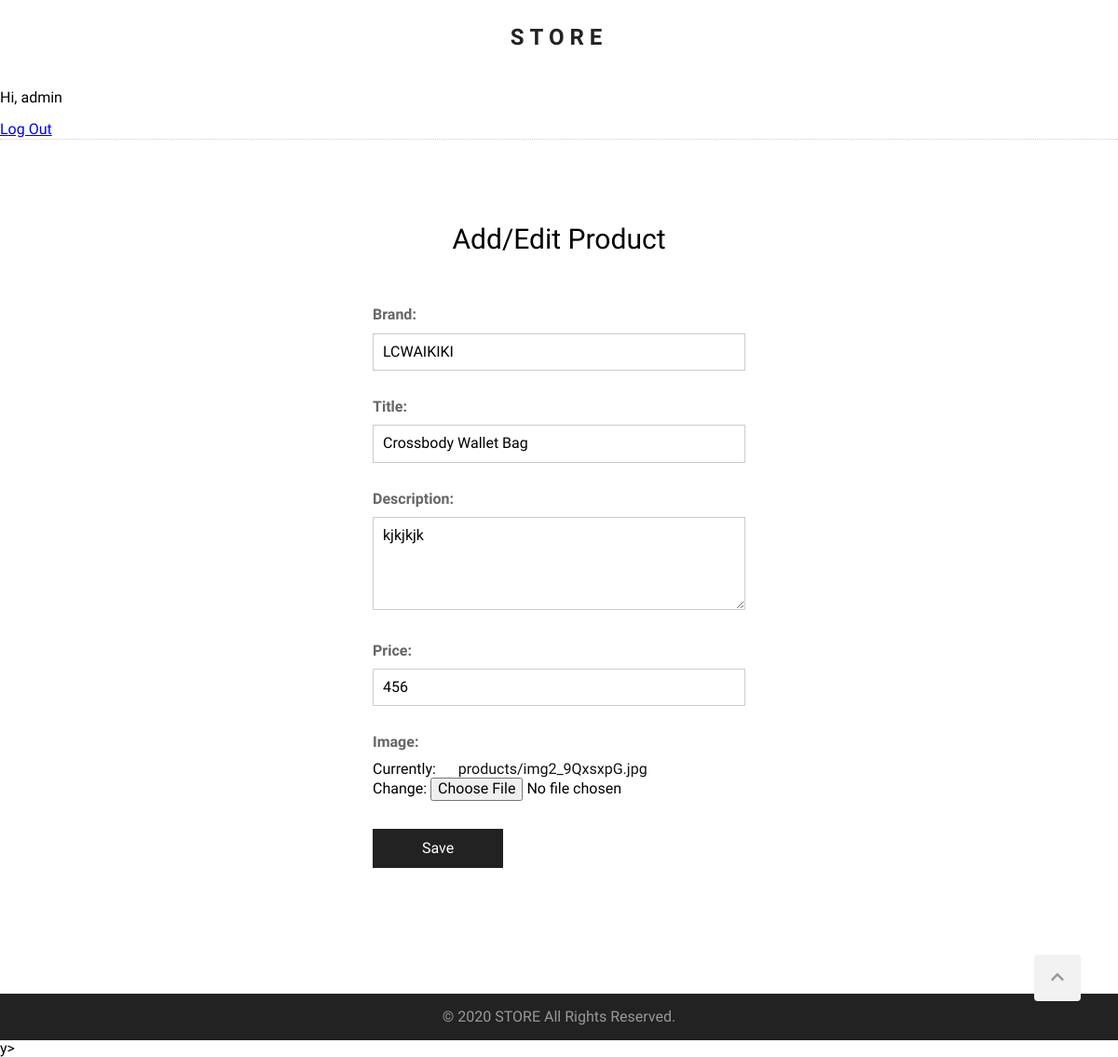
The page /products/edit/23/ (signed in) on the database as committed earlier.
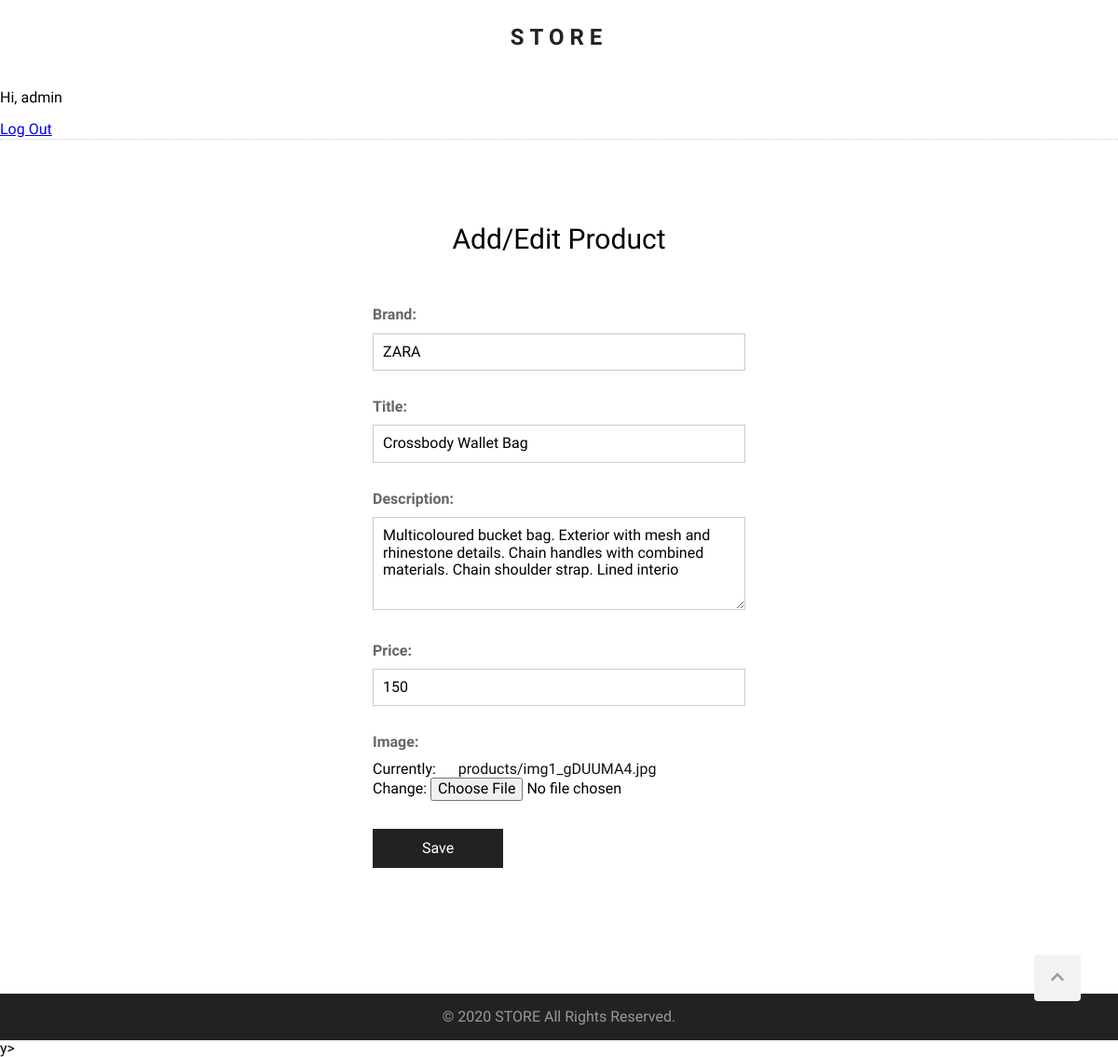
The same page on the database as committed later.
### products/models.py (models this page shows, shortened)
class Product(models.Model):
    brand = models.CharField(max_length=100)
    title = models.CharField(max_length= 100)
    description = models.TextField(max_length= 2000, null= True, blank= True)
    price = models.PositiveIntegerField(null=True,blank=True)
    created_at = models.DateTimeField(auto_now=True)
    image = models.ImageField(upload_to='products/', null=True)

### products/views.py (the view)
# urls.py: path('products/edit/<pk>/', product_edit, name='product_edit'),
def product_edit(request, pk):
    if request.user.is_authenticated and request.user.is_superuser:
        product = get_object_or_404(Product, pk=pk)
        if request.method == 'POST':
           form = AddProductForm(request.POST, request.FILES, instance=product)
           if form.is_valid():
                form.save()
                return render(request, 'products/product_add_edit_successful.html')
        else:
            form = AddProductForm(instance=product)
        context = {
            'form':form
        }
        return render(request, 'products/product_add_edit.html',context)
    else:
        return redirect('view_products')

### products/forms.py
class AddProductForm(ModelForm):
    class Meta:
        model = Product
        fields = ('brand', 'title', 'description', 'price', 'image')

### templates/products/product_add_edit.html (shortened to what this page needs)
{% extends "base.html" %}
{% block content %}
<section class="form-section">
    <h2 class="section-headline">Add/Edit Product</h2>
    <div class="form">
        <form action="" method="post" enctype="multipart/form-data">
            {{ form.as_p }}
            <p>
                <button type="submit">Save</button>
            </p>
        </form>
    </div>
</section>
{% endblock %}

Rows that differ between the two databases and show on the page:
changed Product "Crossbody Wallet Bag": brand "LCWAIKIKI" → "ZARA"; description "kjkjkjk" → "Multicoloured bucket bag. Exterior with mesh and rhinestone details. Chain handles with combined materials. Chain shoulder strap. Lined interio"; price "456" → "150"
Other text that changed with them:
text no longer shown: "Brand: Title: Description: Price: Image: Currently: products/img2_9QxsxpG.jpg Change:"
text now shown: "Brand: Title: Description: Price: Image: Currently: products/img1_gDUUMA4.jpg Change:"
